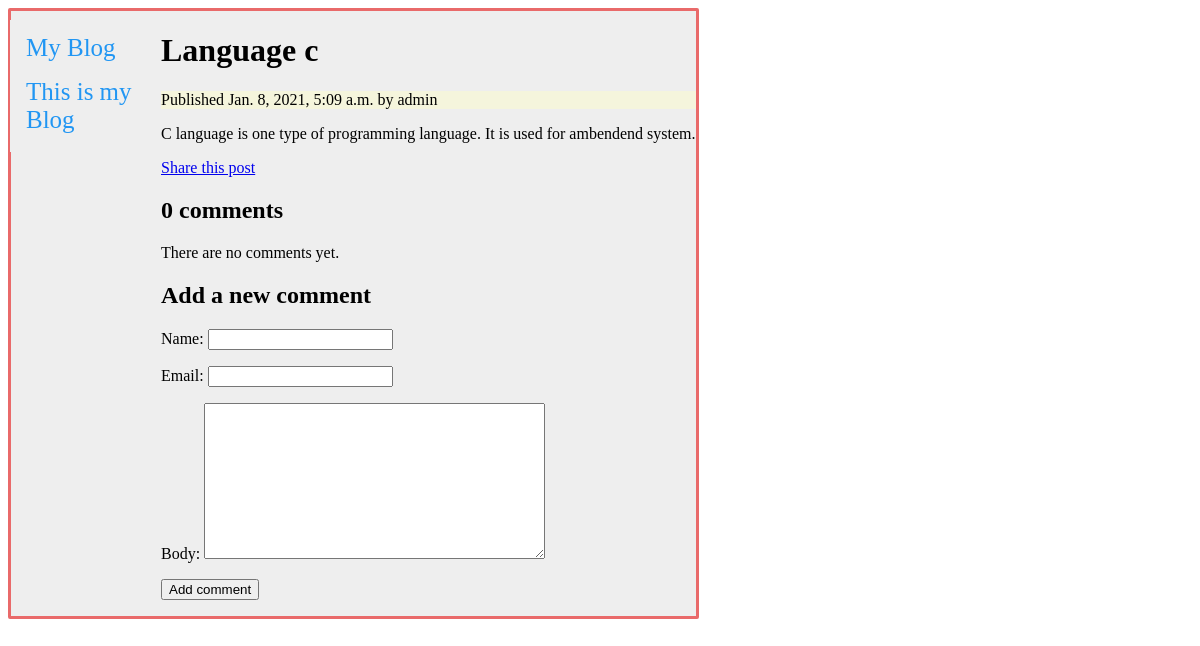
The page /blog/2021/1/8/language-c/ on the database its author committed.
### blog/models.py (models this page shows, shortened)
class Post(models.Model):
    objects = models.Manager() # The default manager.
    published = PublishedManager() # Our custom manager.
    STATUS_CHOICES = (
    ('draft', 'Draft'), ('published', 'Published'),
    )
    title = models.CharField(max_length=250)
    slug = models.SlugField(max_length=250, unique_for_date='publish')
    author = models.ForeignKey(User, on_delete=models.CASCADE, related_name='blog_posts')
    body = models.TextField()
    publish = models.DateTimeField(default=timezone.now)
    created = models.DateTimeField(auto_now_add=True)
    updated = models.DateTimeField(auto_now=True)
    status = models.CharField(max_length=10, choices=STATUS_CHOICES, default='draft')
    class Meta:
        ordering = ('-publish',)

### blog/views.py (the view)
# urls.py: path('<int:year>/<int:month>/<int:day>/<slug:post>/', views.post_detail, name='post_detail'),
def post_detail(request, year, month, day, post):
    post = get_object_or_404 (Post, slug=post, status='published', publish__year=year, publish__month=month, publish__day=day)
    comments = post.comments.filter(active=True)
    new_comment = None
    if request.method == 'POST':
        comment_form = CommentForm(data=request.POST)
        if comment_form.is_valid():
            new_comment = comment_form.save(commit=False)
            new_comment.post = post
            new_comment.save()
    else:
        comment_form = CommentForm()
    return render(request, 'blog/post/detail.html', {'post': post, 'comments': comments, 'new_comment': new_comment, 'comment_form': comment_form})

### blog/forms.py
class CommentForm(forms.ModelForm):
    class Meta:
        model = Comment
        fields = ('name', 'email', 'body')

### blog/templates/blog/post/detail.html (shortened to what this page needs)
{% extends "blog/base.html" %}
{% block content %}
<h1>{{ post.title }}</h1>
<p class="date">
    Published {{ post.publish }} by {{ post.author }}
</p>
{{ post.body|linebreaks }}
<p>
    <a href="{% url "blog:post_share" post.id %}">
        Share this post
    </a>
</p>
{% with comments.count as total_comments %}
<h2>
    {{ total_comments }} comment{{ total_comments|pluralize }}
</h2>
{% for comment in comments %}
<div class="comment">
    <p class="info">
        Comment {{ forloop.counter }} by {{ comment.name }}
        {{ comment.created }}
    </p>
    {{ comment.body|linebreaks }}
</div>
{% empty %}
<p>There are no comments yet.</p>
{% endfor %}
{% if new_comment %}
<h2>Your comment has been added.</h2>
{% else %}
<h2>Add a new comment</h2>
<form action="." method="post">
    {{ comment_form.as_p }}
    <p><input type="submit" value="Add comment"></p>
</form>
{% endif %}
{% endwith %}
{% endblock %}

### blog/static/css/blog.css (style rules this page uses)
.date { background-color: beige; }

### rows shown on the page
Post: title "Language c", publish "Jan. 8, 2021, 5:09 a.m.", author "admin", body "C language is one type of programming language. It is used for ambendend system."

### other values the page prints
{{ total_comments }} "0"
